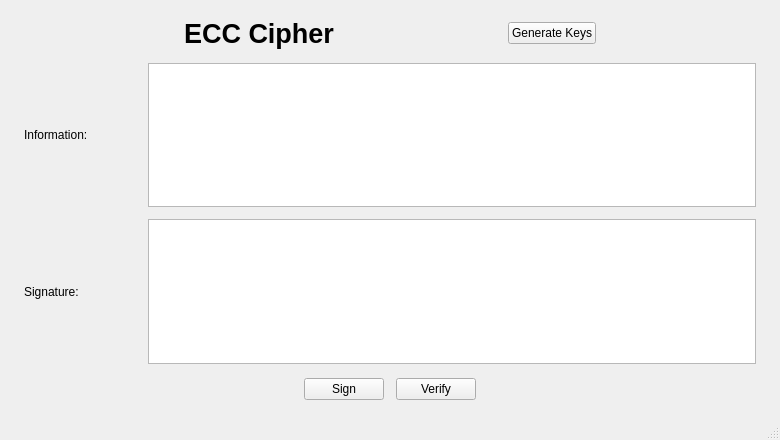
<?xml version="1.0" encoding="UTF-8"?>
<ui version="4.0">
 <class>MainWindow</class>
 <widget class="QMainWindow" name="MainWindow">
  <property name="geometry">
   <rect>
    <x>0</x>
    <y>0</y>
    <width>780</width>
    <height>440</height>
   </rect>
  </property>
  <property name="windowTitle">
   <string>ECCWindow</string>
  </property>
  <widget class="QWidget" name="centralwidget">
   <layout class="QVBoxLayout" name="root_layout">
    <property name="leftMargin">
     <number>24</number>
    </property>
    <property name="topMargin">
     <number>18</number>
    </property>
    <property name="rightMargin">
     <number>24</number>
    </property>
    <property name="bottomMargin">
     <number>18</number>
    </property>
    <property name="spacing">
     <number>14</number>
    </property>
    <item>
     <layout class="QHBoxLayout" name="top_row">
      <property name="spacing">
       <number>14</number>
      </property>
      <item>
       <spacer name="left_spacer">
        <property name="orientation">
         <enum>Qt::Horizontal</enum>
        </property>
        <property name="sizeHint" stdset="0">
         <size>
          <width>40</width>
          <height>20</height>
         </size>
        </property>
       </spacer>
      </item>
      <item>
       <widget class="QLabel" name="title">
        <property name="font">
         <font>
          <pointsize>20</pointsize>
          <bold>true</bold>
         </font>
        </property>
        <property name="alignment">
         <set>Qt::AlignCenter</set>
        </property>
        <property name="text">
         <string>ECC Cipher</string>
        </property>
       </widget>
      </item>
      <item>
       <spacer name="mid_spacer">
        <property name="orientation">
         <enum>Qt::Horizontal</enum>
        </property>
        <property name="sizeHint" stdset="0">
         <size>
          <width>40</width>
          <height>20</height>
         </size>
        </property>
       </spacer>
      </item>
      <item>
       <widget class="QPushButton" name="btn_gen_keys">
        <property name="text">
         <string>Generate Keys</string>
        </property>
       </widget>
      </item>
      <item>
       <spacer name="right_spacer">
        <property name="orientation">
         <enum>Qt::Horizontal</enum>
        </property>
        <property name="sizeHint" stdset="0">
         <size>
          <width>40</width>
          <height>20</height>
         </size>
        </property>
       </spacer>
      </item>
     </layout>
    </item>
    <item>
     <layout class="QGridLayout" name="form_layout">
      <property name="horizontalSpacing">
       <number>14</number>
      </property>
      <property name="verticalSpacing">
       <number>12</number>
      </property>
      <item row="0" column="0">
       <widget class="QLabel" name="label_info">
        <property name="minimumSize">
         <size>
          <width>110</width>
          <height>0</height>
         </size>
        </property>
        <property name="text">
         <string>Information:</string>
        </property>
       </widget>
      </item>
      <item row="0" column="1">
       <widget class="QPlainTextEdit" name="txt_info">
        <property name="minimumSize">
         <size>
          <width>0</width>
          <height>120</height>
         </size>
        </property>
       </widget>
      </item>
      <item row="1" column="0">
       <widget class="QLabel" name="label_sign">
        <property name="minimumSize">
         <size>
          <width>110</width>
          <height>0</height>
         </size>
        </property>
        <property name="text">
         <string>Signature:</string>
        </property>
       </widget>
      </item>
      <item row="1" column="1">
       <widget class="QPlainTextEdit" name="txt_sign">
        <property name="minimumSize">
         <size>
          <width>0</width>
          <height>120</height>
         </size>
        </property>
       </widget>
      </item>
     </layout>
    </item>
    <item>
     <layout class="QHBoxLayout" name="button_row">
      <property name="spacing">
       <number>12</number>
      </property>
      <item>
       <spacer name="left_button_spacer">
        <property name="orientation">
         <enum>Qt::Horizontal</enum>
        </property>
        <property name="sizeHint" stdset="0">
         <size>
          <width>40</width>
          <height>20</height>
         </size>
        </property>
       </spacer>
      </item>
      <item>
       <widget class="QPushButton" name="btn_sign">
        <property name="text">
         <string>Sign</string>
        </property>
       </widget>
      </item>
      <item>
       <widget class="QPushButton" name="btn_verify">
        <property name="text">
         <string>Verify</string>
        </property>
       </widget>
      </item>
      <item>
       <spacer name="right_button_spacer">
        <property name="orientation">
         <enum>Qt::Horizontal</enum>
        </property>
        <property name="sizeHint" stdset="0">
         <size>
          <width>40</width>
          <height>20</height>
         </size>
        </property>
       </spacer>
      </item>
     </layout>
    </item>
   </layout>
  </widget>
  <widget class="QMenuBar" name="menubar">
   <property name="geometry">
    <rect>
     <x>0</x>
     <y>0</y>
     <width>780</width>
     <height>24</height>
    </rect>
   </property>
  </widget>
  <widget class="QStatusBar" name="statusbar"/>
 </widget>
 <resources/>
 <connections/>
</ui>
